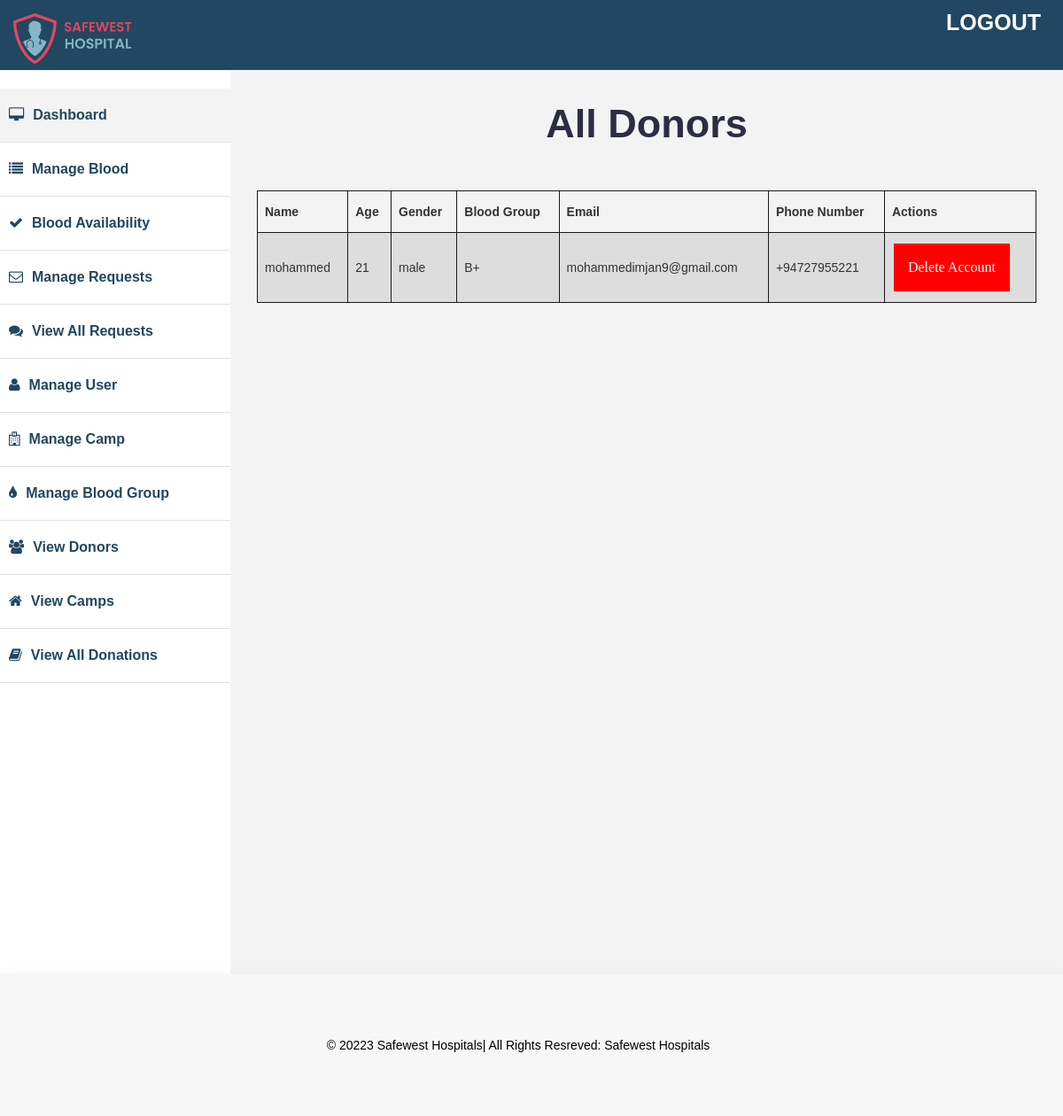
Page /admin/viewdonors.php on the committed database.
### tables this page shows
CREATE TABLE `donors` (
  `id` int(11) NOT NULL,
  `name` varchar(255) NOT NULL,
  `age` varchar(100) NOT NULL,
  `gender` varchar(100) NOT NULL,
  `mobile_no` varchar(100) NOT NULL,
  `blood_group` varchar(100) NOT NULL,
  `email_add` varchar(200) NOT NULL,
  `password` varchar(255) NOT NULL,
  `conf_password` varchar(255) NOT NULL,
  `donor_image` varchar(255) NOT NULL
);

### admin/viewdonors.php (the view, shortened to what this page needs)
<?php
include('../db.php');
?>
<!DOCTYPE html>
<html xmlns="http://www.w3.org/1999/xhtml">
<head>
	<link href="assets/css/bootstrap.css" rel="stylesheet" />
	<link href="assets/css/font-awesome.css" rel="stylesheet" />
	<link href="assets/css/custom.css" rel="stylesheet" />
	<link rel="stylesheet" href="style.css" />
</head>
<body>
	<?php include 'header.php' ?>
	<?php include 'sidebar.php' ?>
	<div id="page-wrapper">
		<main class="main">
			<div class="form-head form-head-flex">
				<h2>All Donors</h2>
				<table class="table-normal">
					<tr>
						<th>Name</th>
						<th>Age</th>
						<th>Gender</th>
						<th>Blood Group</th>
						<th>Email</th>
						<th>Phone Number</th>
						<th>Actions</th>
					</tr>
					<?php
					$sql = "SELECT * FROM donors";
					$result = mysqli_query($conn, $sql);
					if (mysqli_num_rows($result) > 0) {
						while ($row = mysqli_fetch_assoc($result)) {
							echo "
            					<tr>
                					<td>{$row['name']}</td>
                					<td>{$row['age']}</td>
                					<td>{$row['gender']}</td>
                					<td>{$row['blood_group']}</td>
                					<td>{$row['email_add']}</td>
                					<td>{$row['mobile_no']}</td>
                					<td>
                    					<form method='post' action='{$_SERVER["PHP_SELF"]}' id='delete-btn-form'>
                        					<input type='hidden' name='id' value='{$row["id"]}'>
                        					<button type='submit' name='delete' class='decline-button'>Delete Account</button>
                    					</form>
                					</td>
            					</tr>";
						}
					}
					?>
				</table>
			</div>
		</main>
	</div>
	<?php include 'footer.php' ?>
</body>
</html>

### admin/assets/css/custom.css (style rules this page uses)
body { font-family: 'Open Sans', sans-serif; line-height:30px; }
#page-wrapper { padding: 15px 15px; min-height: 600px; background:#F3F3F3; }
@media (min-width:768px) { #page-wrapper { margin: 0 0 0 260px; padding: 15px 30px; min-height: 1050px; } }

### admin/style.css (style rules this page uses)
* { margin: 0; padding: 0; box-sizing: border-box; font-family: "Poppins", sans-serif; text-decoration: none; list-style: none; scroll-behavior: smooth; }
:root { --primary-color: #2b2d42; --secondary-color: #8d99ae; --sub-color: #ef233c; }
.main { flex: 5; }
form { max-width: 500px; margin: 0 auto; margin-top: 2rem; padding: 20px; background-color: #f7f7f7; border-radius: 10px; box-shadow: 0 0 10px rgba(0, 0, 0, 0.2); font-family: 'poppins'; }
.form-head h2 { text-align: center; color: var(--primary-color); font-size: 45px; margin-top: 5rem; font-weight: 600; margin-bottom: 5rem; }
.table-normal td, th { border: 1px solid #1b1a1a; text-align: left; padding: 8px; }
.table-normal tr:nth-child(even) { background-color: #dddddd; }
.accept-button, .decline-button, .letter-btn { border: none; color: white; padding: 12px 16px; text-align: center; text-decoration: none; display: inline-block; font-size: 16px; margin: 4px 2px; cursor: pointer; }
.decline-button { background-color: red; }
.form-head-flex { display: flex; flex-direction: column; }
.form-head h2 { text-align: center; margin-bottom: 5rem; }
#delete-btn-form { max-width: 500px; margin: 0 auto; margin-top: 0; padding: 0; background-color: transparent; border-radius: 0; box-shadow: none; font-family: 'poppins'; }

### rows in the picture
donors: name "mohammed", age "21", gender "male", blood_group "B+", email_add "mohammedimjan9@gmail.com", mobile_no "+94727955221"
